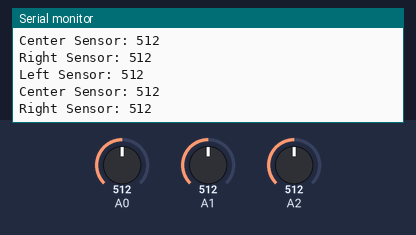
A sketch run on a simulated Arduino Uno, built with avr-gcc and run on an emulated ATmega328P. Shown: the last lines printed to the serial monitor. The test bench sets the inputs (shaded band); at power-on: A0 = 512, A1 = 512, A2 = 512.

Above: at 1.8 s.
1.9 s: A0 set to 716
At 2.8 s:
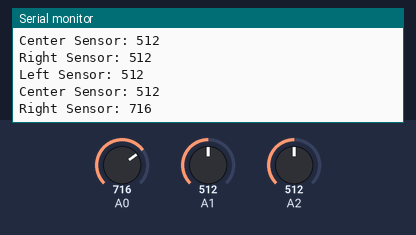
3.4 s: A1 set to 716
At 4.7 s:
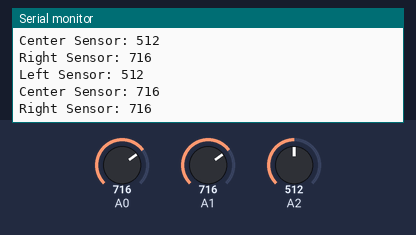
4.9 s: A2 set to 716
At 5.8 s:
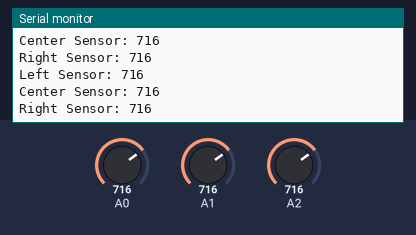
6.4 s: A0 set to 900
At 7.5 s:
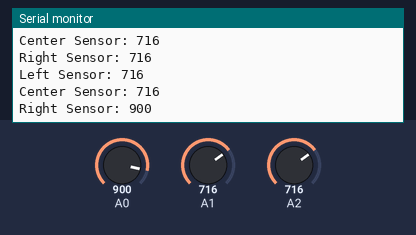
7.9 s: A1 set to 900
At 8.8 s:
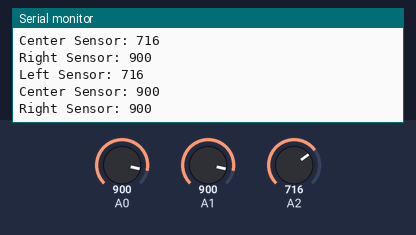
9.4 s: A2 set to 900
At 10.8 s:
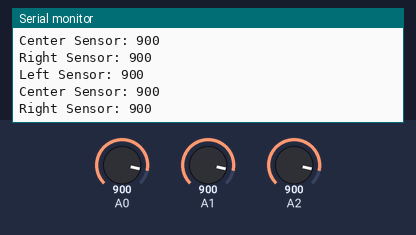
Timing chart, 0 to 11.9 s (numbered marks = the images above; inputs shaded):
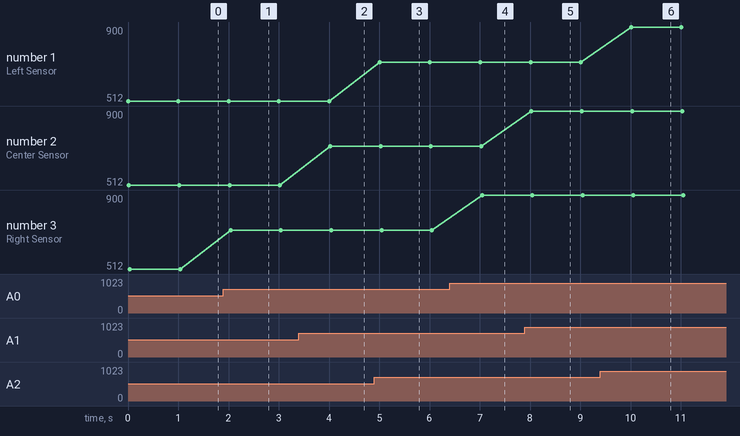

Measured:
- after the input at 1.9 s, the serial monitor: prints a new line after 0.14 s (image 1)
- after the input at 3.4 s, the serial monitor: prints a new line after 0.62 s (image 2)
- after the input at 4.9 s, the serial monitor: prints a new line after 0.11 s (image 3)
- after the input at 6.4 s, the serial monitor: prints a new line after 0.65 s (image 4)
- after the input at 7.9 s, the serial monitor: prints a new line after 0.13 s (image 5)
- after the input at 9.4 s, the serial monitor: prints a new line after 0.61 s (image 6)
- plotted number 3: 512 → 716 after the input at 1.9 s, 716 → 900 after the input at 6.4 s

The sketch:

lineTester.ino
```cpp
#include <RedBot.h>
#include <RedBotSoftwareSerial.h>

//this code tests what the levels should be
RedBotSensor lSen = RedBotSensor(A2);
RedBotSensor cSen = RedBotSensor(A1);
RedBotSensor rSen = RedBotSensor(A0);

void setup() {
  Serial.begin(9600);
}

void loop() {
  Serial.print("Left Sensor: ");
  Serial.println(lSen.read());
  Serial.print("Center Sensor: ");
  Serial.println(cSen.read());
  Serial.print("Right Sensor: ");
  Serial.println(rSen.read());
  delay(1000);
}
```
